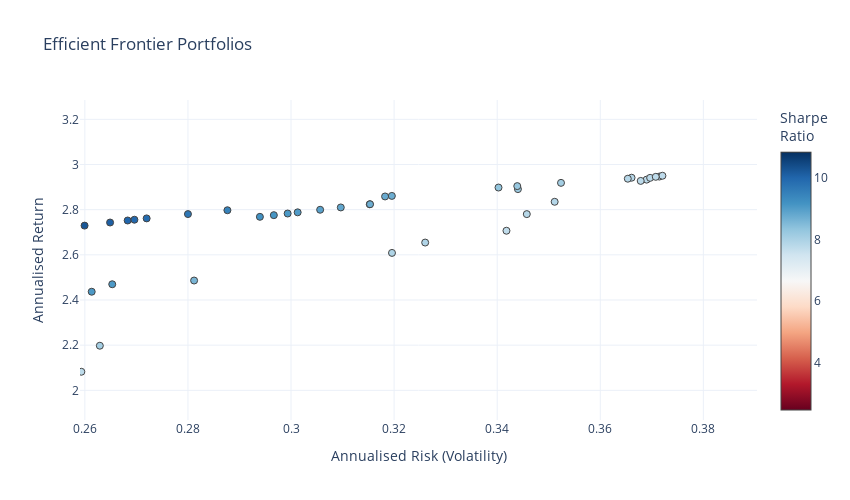

Source (notebook cell):
### Code cell
#-- Create random portfolio weights and indexes
#- How many assests in the portfolio
n_assets = 2

mean_variance_pairs = []
weights_list=[]
tickers_list=[]

for i in tqdm(range(10000)):
    next_i = False
    while True:
        #- Choose assets randomly without replacement
        assets = np.random.choice(list(e_daily_returns.columns), n_assets, replace=False)
        #- Choose weights randomly ensuring they sum to one
        weights = np.random.rand(n_assets)
        weights = weights/sum(weights)

        #-- Loop over asset pairs and compute portfolio return and variance
        portfolio_E_Variance = 0
        portfolio_E_Return = 0
        for i in range(len(assets)):
            portfolio_E_Return += weights[i] * mus.loc[assets[i]]
            for j in range(len(assets)):
                portfolio_E_Variance += weights[i] * weights[j] * cov.loc[assets[i], assets[j]]

        #-- Skip over dominated portfolios
        for R,V in mean_variance_pairs:
            if (R > portfolio_E_Return) & (V < portfolio_E_Variance):
                next_i = True
                break
        if next_i:
            break

        #-- Add the mean/variance pairs to a list for plotting
        mean_variance_pairs.append([portfolio_E_Return, portfolio_E_Variance])
        weights_list.append(weights)
        tickers_list.append(assets)
        break

print (len(mean_variance_pairs))

import pandas as pd
import numpy as np
import plotly.graph_objects as go

# Convert the list from before into an array for easy plotting
mean_variance_pairs = np.array(mean_variance_pairs)

risk_free_rate = 0.07

# Create lists to store portfolio information
stocks_in_portfolios = []
weights_in_portfolios = []
portfolio_names = []  # List to store portfolio names

# Iterate through each portfolio
for i in range(len(tickers_list)):
    # Extract stocks and their weightage for the portfolio
    assets = tickers_list[i]
    weights = weights_list[i]
    
    # Append to the lists
    stocks_in_portfolios.append(", ".join([asset.split(":")[0] for asset in assets]))  # Extracting only the stock names
    weights_in_portfolios.append(", ".join([f"{weight:.2f}" for weight in weights]))  # Extracting only the weights
    portfolio_names.append(f'Portfolio {i+1}')  # Assigning portfolio names

# Create DataFrame from the collected portfolio data
portfolio_df = pd.DataFrame({'Portfolio Name': portfolio_names,
                             'Stocks': stocks_in_portfolios,
                             'Weights': weights_in_portfolios})

# Print portfolio information
print(portfolio_df)

# Create the figure
fig = go.Figure()
fig.add_trace(go.Scatter(x=mean_variance_pairs[:,1]**0.5, y=mean_variance_pairs[:,0], 
                      marker=dict(color=(mean_variance_pairs[:,0]-risk_free_rate)/(mean_variance_pairs[:,1]**0.5), 
                                  showscale=True, 
                                  size=7,
                                  line=dict(width=1),
                                  colorscale="RdBu",
                                  colorbar=dict(title="Sharpe<br>Ratio")
                                 ), 
                      mode='markers',
                      text=[f"{portfolio_names[i]}<br>{str(np.array(tickers_list[i]))}<br>{str(np.array(weights_list[i]).round(2))}" for i in range(len(tickers_list))]))  # Add portfolio names to text
fig.update_layout(template='plotly_white',
                  xaxis=dict(title='Annualised Risk (Volatility)'),
                  yaxis=dict(title='Annualised Return'),
                  title='Efficient Frontier Portfolios',
                  width=850,
                  height=500)
fig.update_xaxes(range=[0.18, 0.35])
fig.update_yaxes(range=[0.05,0.29])
fig.update_layout(coloraxis_colorbar=dict(title="Sharpe Ratio"))

# Show the figure
fig.show()

### Figure 1 — Plotly figure (JSON) as saved in the notebook; plotly's stock layout.template omitted (floating-point values rounded to 4 significant figures; data arrays with more than 128 entries replaced by an {"elided": "..."} marker saying what was removed)
{"data": [{"marker": {"color": {"elided": "245 float values"}, "colorbar": {"title": {"text": "Sharpe<br>Ratio"}}, "colorscale": [[0, "rgb(103,0,31)"], [0.1, "rgb(178,24,43)"], [0.2, "rgb(214,96,77)"], [0.3, "rgb(244,165,130)"], [0.4, "rgb(253,219,199)"], [0.5, "rgb(247,247,247)"], [0.6, "rgb(209,229,240)"], [0.7, "rgb(146,197,222)"], [0.8, "rgb(67,147,195)"], [0.9, "rgb(33,102,172)"], [1, "rgb(5,48,97)"]], "line": {"width": 1}, "showscale": true, "size": 7}, "mode": "markers", "text": {"elided": "245 str values"}, "type": "scatter", "x": {"elided": "245 float values"}, "y": {"elided": "245 float values"}}], "layout": {"coloraxis": {"colorbar": {"title": {"text": "Sharpe Ratio"}}}, "dragmode": "pan", "height": 500, "title": {"text": "Efficient Frontier Portfolios"}, "width": 850, "xaxis": {"autorange": false, "range": [0.2591, 0.3904], "title": {"text": "Annualised Risk (Volatility)"}, "type": "linear"}, "yaxis": {"autorange": false, "range": [1.869, 3.286], "title": {"text": "Annualised Return"}, "type": "linear"}}}
